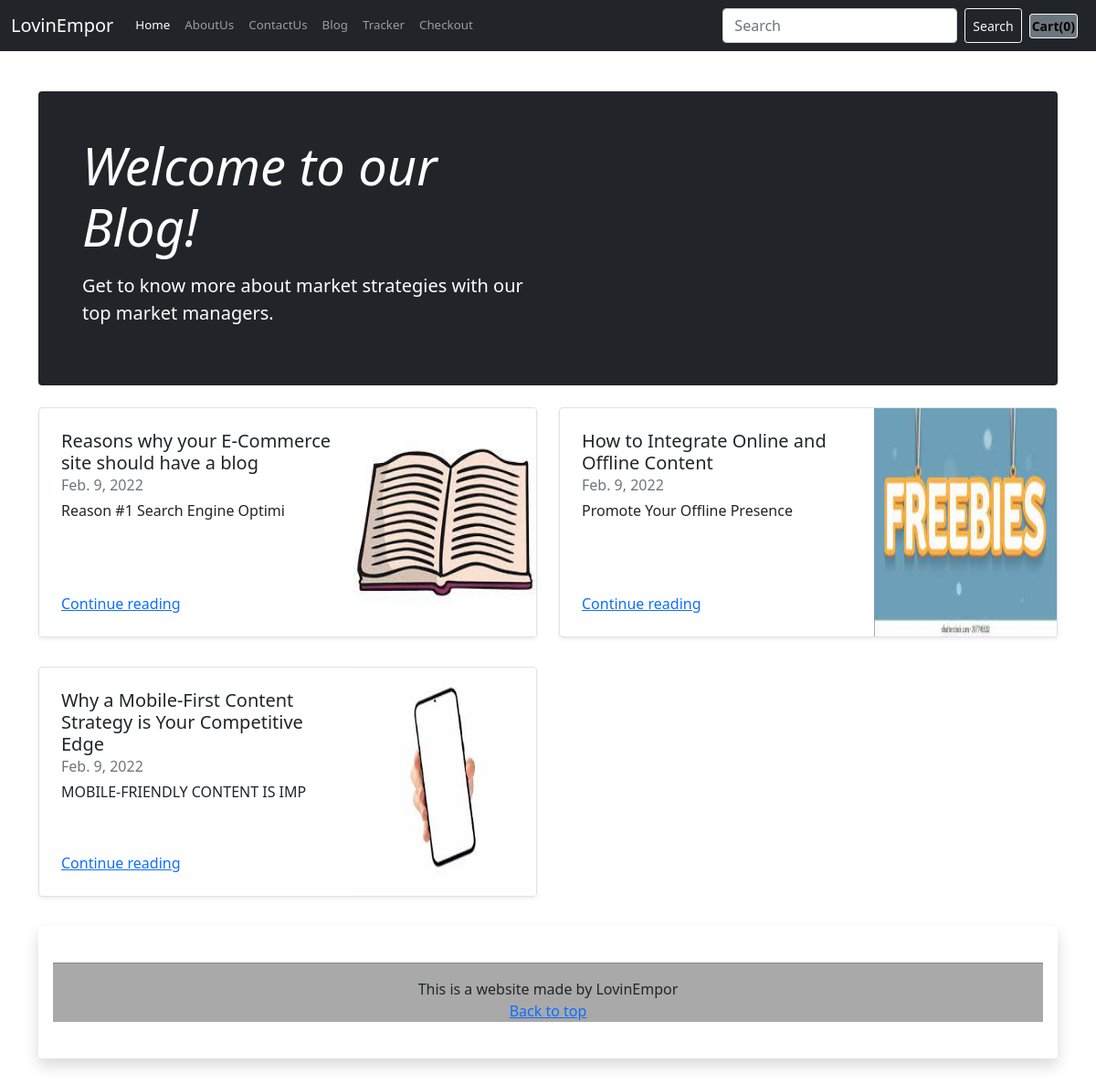
Screenshot of /blog/ with the database file from the repository.
### blog/models.py (models this page shows)
class Blogpost(models.Model):
    post_id = models.AutoField(primary_key=True)
    title = models.CharField(max_length=500)
    head0 = models.CharField(max_length=90000000)
    chead0 = models.CharField(max_length=98669876787)
    head1 = models.CharField(max_length=7462646)
    chead1 = models.CharField(max_length=9374854877846)
    head2 = models.CharField(max_length=5767576865)
    chead2 = models.CharField(max_length=89347427374)
    pub_date = models.DateField()
    thumbnail = models.ImageField(upload_to = "blog/images" , default = " ")
    def __str__(self) :
        return self.title

### blog/views.py (the view)
# urls.py: path('', views.index , name = "shopname"),
def index(request):
    blog = Blogpost.objects.all()
    print(blog)
    return render(request , 'blog/index.html', {'blog': blog})

### blog/templates/blog/index.html
{% extends 'shop/basic.html'%}
{% block body %}
<div class="container">
  <div class="p-4 p-md-5 mb-4 text-white rounded bg-dark">
    <div class="col-md-6 px-0">
      <h1 class="display-4 fst-italic">Welcome to our Blog!</h1>
      <p class="lead my-3">Get to know more about market strategies with our top market managers.</p>
    </div>
  </div>
</div>
<div class="container">
  <div class="row mb-2">
    {% for i in blog %}
    <div class="col-md-6">
      <div class="row g-0 border rounded overflow-hidden flex-md-row mb-4 shadow-sm h-md-250 position-relative">
        <div class="col p-4 d-flex flex-column position-static">
          <h5 class="mb-0">{{i.title}}</h5>
          <div class="mb-1 text-muted">{{i.pub_date}}</div>
          <p class="card-text mb-auto">{{i.head0|slice:":30"}}</p>
          <a href="/blog/blogpost/{{i.post_id}}" class="stretched-link">Continue reading</a>
        </div>
        <div class="col-auto d-none d-lg-block">
          <img src="/media/{{i.thumbnail}}" class="bd-placeholder-img" width="200" height="250"
            aria-label="Placeholder: Thumbnail">
        </div>
      </div>
    </div>
    {% if forloop.counter|divisibleby:2 %}
  </div>
  <div class="row mb-2">
    {% endif %}
    {% endfor %}
  </div>
  {% endblock body %}

### rows the page displays
Blogpost: title "Reasons why your E-Commerce site should have a blog", pub_date "Feb. 9, 2022", head0 "Reason #1 Search Engine Optimi", thumbnail (picture)
Blogpost: title "How to Integrate Online and Offline Content", pub_date "Feb. 9, 2022", head0 "Promote Your Offline Presence", thumbnail (picture)
Blogpost: title "Why a Mobile-First Content Strategy is Your Competitive Edge", pub_date "Feb. 9, 2022", head0 "MOBILE-FRIENDLY CONTENT IS IMP", thumbnail (picture)
